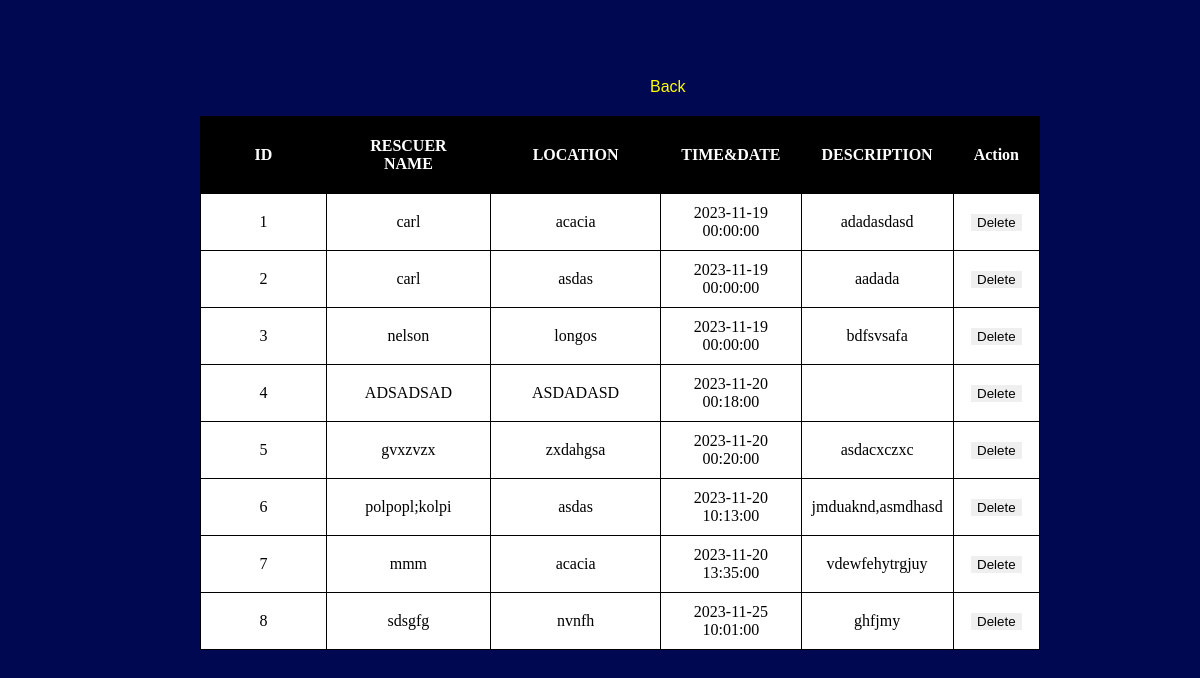
Screenshot of /Admin/History.php with the database file from the repository.
### tables this page shows
CREATE TABLE `tbl_crt_incid` (
  `Crt_incid_id` int(45) NOT NULL,
  `Crt_incid_Rname` varchar(55) NOT NULL,
  `Crt_incid_Loc` varchar(55) NOT NULL,
  `Crt_incid_D` datetime NOT NULL,
  `Crt_incid_Desc` varchar(55) NOT NULL,
  `isDeleted` tinyint(1) DEFAULT 0
);

### Admin/History.php (the view, shortened to what this page needs)
<?php
$servername = "localhost";
$username = "root";
$password = "";
$dbname = "fldsmart_db";
$conn = mysqli_connect($servername, $username, $password, $dbname);
$sql = "SELECT * FROM `Tbl_Crt_incid` WHERE isDeleted = 1";
$result = $conn->query($sql);
?>
<!DOCTYPE html>
<html lang="en">
<head>
    <link rel="stylesheet" type="text/css" href="../Css/historys.css" />
</head>
<body>
    <br>
    <a href="viewrecord.php" class="back">Back</a>
    <?php
    if ($result->num_rows > 0) {
        echo "<table>
                <tr>
                    <th>ID</th>
                    <th>RESCUER NAME</th>
                    <th>LOCATION</th>
                    <th>TIME&DATE</th>
                    <th>DESCRIPTION</th>
                    <th>Action</th>
                </tr>";
        while ($row = $result->fetch_assoc()) {
            echo "<tr>
                    <td>{$row['Crt_incid_id']}</td>
                    <td>{$row['Crt_incid_Rname']}</td>
                    <td>{$row['Crt_incid_Loc']}</td>
                    <td>{$row['Crt_incid_D']}</td>
                    <td>{$row['Crt_incid_Desc']}</td>
                    <td>
                        <form method='post' action=''>
                            <input type='hidden' name='delete_id' value='{$row['Crt_incid_id']}'>
                            <input type='submit' name='delete' value='Delete'>
                        </form>
                    </td>
                  </tr>";
        }
        echo "</table>";
    }
    ?>
</body>
</html>

### Css/Historys.css (style rules this page uses)
body { background-color: #000851; margin: 0; padding: 0; }
.back { color: yellow; text-decoration: none; font-family: sans-serif; position: relative; left: 650px; top: 60px; }
.back::after { content: ''; position: absolute; bottom: 0; left: 50%; width: 0; height: 2px; background-color: white; transform: translateX(-50%); transition: width 0.3s ease; }
input { border-style: none; color: black; }
table { width: 70%; position: relative; top: 80px; left: 200px; background-color: white; }
th { color: white; text-align: center; padding: 20px ; width: 30%; }
td { color: black; padding: 10px; background-color: white; text-align: center; }
table,th,td { border: 1px solid black; border-collapse: collapse; }
table { background-color: black; }

### rows the page displays
tbl_crt_incid: Crt_incid_id "1", Crt_incid_Rname "carl", Crt_incid_Loc "acacia", Crt_incid_D "2023-11-19 00:00:00", Crt_incid_Desc "adadasdasd"
tbl_crt_incid: Crt_incid_id "2", Crt_incid_Rname "carl", Crt_incid_Loc "asdas", Crt_incid_D "2023-11-19 00:00:00", Crt_incid_Desc "aadada"
tbl_crt_incid: Crt_incid_id "3", Crt_incid_Rname "nelson", Crt_incid_Loc "longos", Crt_incid_D "2023-11-19 00:00:00", Crt_incid_Desc "bdfsvsafa"
tbl_crt_incid: Crt_incid_id "4", Crt_incid_Rname "ADSADSAD", Crt_incid_Loc "ASDADASD", Crt_incid_D "2023-11-20 00:18:00"
tbl_crt_incid: Crt_incid_id "5", Crt_incid_Rname "gvxzvzx", Crt_incid_Loc "zxdahgsa", Crt_incid_D "2023-11-20 00:20:00", Crt_incid_Desc "asdacxczxc"
tbl_crt_incid: Crt_incid_id "6", Crt_incid_Rname "polpopl;kolpi", Crt_incid_Loc "asdas", Crt_incid_D "2023-11-20 10:13:00", Crt_incid_Desc "jmduaknd,asmdhasd"
tbl_crt_incid: Crt_incid_id "7", Crt_incid_Rname "mmm", Crt_incid_Loc "acacia", Crt_incid_D "2023-11-20 13:35:00", Crt_incid_Desc "vdewfehytrgjuy"
tbl_crt_incid: Crt_incid_id "8", Crt_incid_Rname "sdsgfg", Crt_incid_Loc "nvnfh", Crt_incid_D "2023-11-25 10:01:00", Crt_incid_Desc "ghfjmy"
